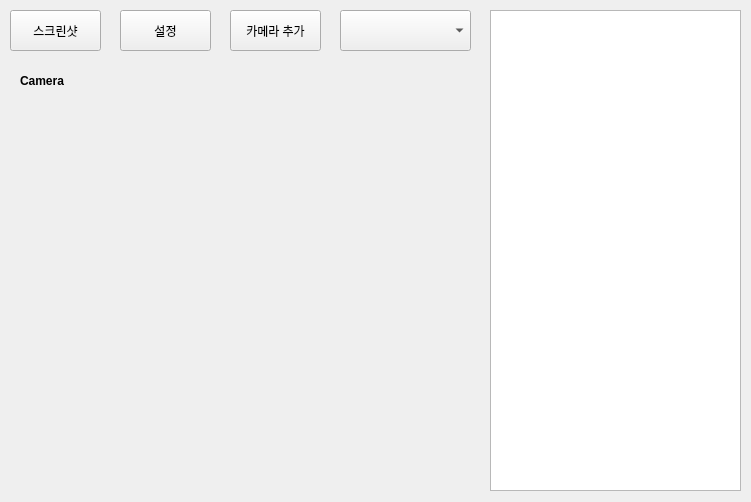
<?xml version="1.0" encoding="UTF-8"?>
<ui version="4.0">
 <class>MainUI</class>
 <widget class="QWidget" name="MainUI">
  <property name="geometry">
   <rect>
    <x>0</x>
    <y>0</y>
    <width>751</width>
    <height>502</height>
   </rect>
  </property>
  <property name="windowTitle">
   <string/>
  </property>
  <widget class="QPushButton" name="Btn_Screenshot">
   <property name="geometry">
    <rect>
     <x>10</x>
     <y>10</y>
     <width>91</width>
     <height>41</height>
    </rect>
   </property>
   <property name="text">
    <string>스크린샷</string>
   </property>
  </widget>
  <widget class="QPushButton" name="Btn_Conf">
   <property name="geometry">
    <rect>
     <x>120</x>
     <y>10</y>
     <width>91</width>
     <height>41</height>
    </rect>
   </property>
   <property name="text">
    <string>설정</string>
   </property>
  </widget>
  <widget class="QComboBox" name="CMB_Camera">
   <property name="geometry">
    <rect>
     <x>340</x>
     <y>10</y>
     <width>131</width>
     <height>41</height>
    </rect>
   </property>
   <property name="editable">
    <bool>false</bool>
   </property>
   <property name="currentText">
    <string/>
   </property>
  </widget>
  <widget class="QTextBrowser" name="TB_LogBrowser">
   <property name="geometry">
    <rect>
     <x>490</x>
     <y>10</y>
     <width>251</width>
     <height>481</height>
    </rect>
   </property>
   <property name="verticalScrollBarPolicy">
    <enum>Qt::ScrollBarAsNeeded</enum>
   </property>
   <property name="openLinks">
    <bool>false</bool>
   </property>
  </widget>
  <widget class="QLabel" name="LB_CamRes">
   <property name="geometry">
    <rect>
     <x>20</x>
     <y>70</y>
     <width>451</width>
     <height>411</height>
    </rect>
   </property>
   <property name="text">
    <string/>
   </property>
  </widget>
  <widget class="QLabel" name="LB_CamNum">
   <property name="geometry">
    <rect>
     <x>20</x>
     <y>70</y>
     <width>71</width>
     <height>21</height>
    </rect>
   </property>
   <property name="font">
    <font>
     <weight>75</weight>
     <bold>true</bold>
    </font>
   </property>
   <property name="autoFillBackground">
    <bool>false</bool>
   </property>
   <property name="text">
    <string>Camera</string>
   </property>
  </widget>
  <widget class="QPushButton" name="Btn_AddCamera">
   <property name="geometry">
    <rect>
     <x>230</x>
     <y>10</y>
     <width>91</width>
     <height>41</height>
    </rect>
   </property>
   <property name="text">
    <string>카메라 추가</string>
   </property>
  </widget>
 </widget>
 <resources/>
 <connections/>
</ui>
